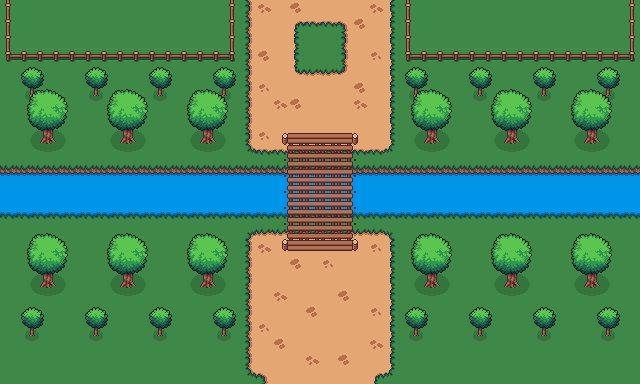

Rendered tile map (Tiled .tmx) drawn with the repository's tilesets; below, a short description and the map source with its tile grids summarised:
An orthogonal 40x24 tile map with 16x16 px tiles, 3 tile layers (Tile Layer 1, Tile Layer 2, Tile Layer 3), 8 tilesets and 32 objects.

<map version="1.10" tiledversion="1.12.1" orientation="orthogonal" renderorder="right-down" width="40" height="24" tilewidth="16" tileheight="16" infinite="0" nextlayerid="5" nextobjectid="51">
 <tileset firstgid="1" source="Oak_Tree.tsx" />
 <tileset firstgid="21" source="Oak_Tree_Small.tsx" />
 <tileset firstgid="39" name="Bridge_Wood" tilewidth="16" tileheight="16" tilecount="36" columns="9">
  <image source="Cute_Fantasy_Free/Outdoor decoration/Bridge_Wood.png" width="144" height="64" />
 </tileset>
 <tileset firstgid="75" source="Cliff_Tile.tsx" />
 <tileset firstgid="93" source="Path_Tile.tsx" />
 <tileset firstgid="111" source="Water_Tile.tsx" />
 <tileset firstgid="129" source="Fences.tsx" />
 <tileset firstgid="145" source="Eldermoor/Path_Tile.tsx" />
 <layer id="1" name="Tile Layer 1" width="40" height="24">
  <data>[960 cells, 960 non-empty, 26 distinct tile ids]</data>
 </layer>
 <layer id="2" name="Tile Layer 2" width="40" height="24">
  <data>[960 cells, 304 non-empty, 37 distinct tile ids]</data>
 </layer>
 <layer id="3" name="Tile Layer 3" width="40" height="24">
  <data>[960 cells, 128 non-empty, 25 distinct tile ids]</data>
 </layer>
 <objectgroup id="4" name="collision">
  <object id="3" x="183.338" y="191.107" width="104.409" height="41.6395" />
  <object id="4" x="353.314" y="178.055" width="73.6459" height="54.6907" />
  <object id="6" x="162.636" y="234.722" width="89.1304" height="152.693" />
  <object id="8" x="252.832" y="373.211" width="15.6244" height="23.7918" />
  <object id="9" x="375.697" y="372.856" width="50.0692" height="11.3632" />
  <object id="12" x="390.966" y="232.236" width="65.3386" height="144.881" />
  <object id="13" x="282.163" y="220.961" width="5.27604" height="28.9127" />
  <object id="14" x="352.651" y="216.74" width="5.48708" height="33.1335" />
  <object id="20" x="287.154" y="146.361" height="90.1498" />
  <object id="21" x="352.38" y="145.831" height="96.2482" />
  <object id="22" x="206.581" y="149.921" width="70.3854" height="14.429" />
  <object id="23" x="353.335" y="149.569" width="69.6815" height="17.2444" />
  <object id="24" x="237.903" y="-28.858" width="13.0213" height="178.075" />
  <object id="25" x="389.583" y="0.351927" width="18.3002" height="158.015" />
  <object id="26" x="265.565" y="147.117" width="21.6903" height="88.0816" />
  <object id="27" x="352.735" y="146.251" width="20.7118" height="86.2288" />
  <object id="32" x="-7.58745" y="-17.1982" width="17.4511" height="75.6215" />
  <object id="33" x="9.01822" y="54.7105" width="231.468" height="16.834" />
  <object id="34" x="230.672" y="-16.734" width="14.6745" height="71.0553" />
  <object id="35" x="-6.98679" y="-102.261" width="257.241" height="85.747" />
  <object id="36" x="398.817" y="0.852781" width="10.8019" height="82.4355" />
  <object id="38" x="409.898" y="54.4297" width="233.629" height="22.1906" />
  <object id="39" x="629.8" y="0.582878" width="13.8434" height="53.3333" />
  <object id="40" x="629.945" y="-1.31148" width="23.898" height="6.41166" />
  <object id="41" x="396.707" y="-36.1933" width="13.4838" height="36.903" />
  <object id="42" x="397.417" y="-68.1286" width="219.999" height="50.3868" />
  <object id="43" x="614.979" y="-56.2244" width="71.7346" height="38.5816" />
  <object id="44" x="630.877" y="-17.2551" width="21.5204" height="25.7857" />
  <object id="45" x="630.101" y="-39.7449" width="40.3265" height="41.6836" />
  <object id="47" x="282.894" y="133.922" width="4.33651" height="10.9688" />
  <object id="48" x="352.278" y="133.412" width="5.86705" height="13.7748" />
  <object id="50" x="293.733" y="20.898" width="52.5353" height="51.9548" />
 </objectgroup>
</map>
